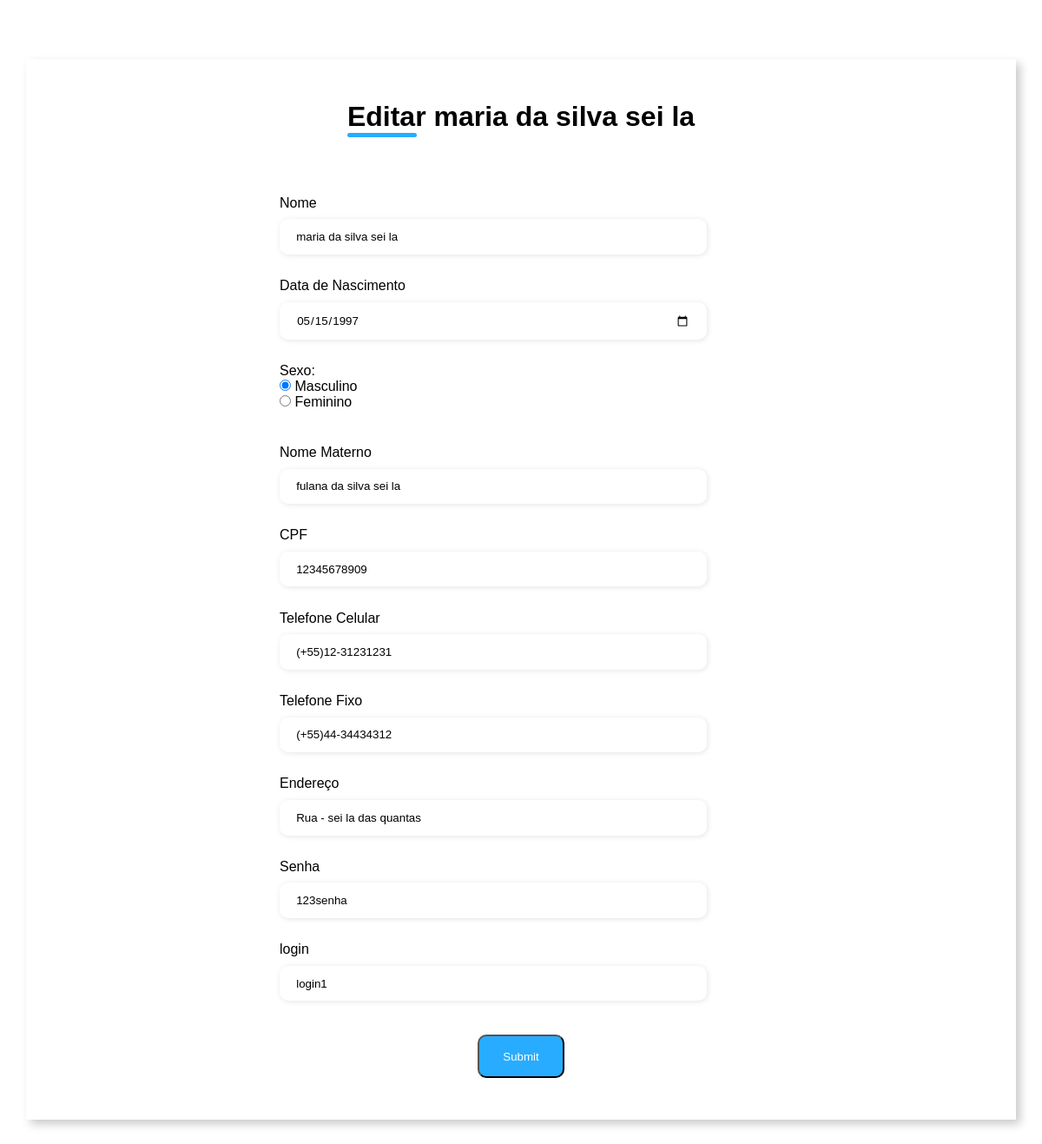
The page /edit.php?id=1 on the database its author committed.
### tables this page shows
create table USUARIO
(
ID mediumint not null auto_increment primary key, 
CPF numeric(11) not null,
NOME varchar(80) not null,
SEXO char(1) not null,
NOME_M varchar(80) not null,
LOGIN char(6) not null,
SENHA char(8) not null,
TEL_CEL char(16),
TEL_FIX char(16),
ENDERECO varchar (50),
status_USUARIO varchar(30) not null,
DT_ULT_VAL timestamp not null,
DATA_NASC date not null,
TIPO_USUARIO char(6) not null);

### edit.php (the view, shortened to what this page needs)
<?php
    if(!empty($_GET['id']))
    {
        include_once('conexao.php');
        $id = $_GET['id'];
        $sqlselect = "SELECT * FROM USUARIO WHERE ID=$id";
        $result = $conn->query($sqlselect);
        if($result->num_rows > 0){
            while($user_data = mysqli_fetch_assoc($result))
            {
                $cpf = $user_data["CPF"];
                $nome = $user_data["NOME"];
                $sexo = $user_data["SEXO"];
                $nome_m = $user_data["NOME_M"];
                $senha = $user_data["SENHA"];
                $tel_cel = $user_data["TEL_CEL"];
                $tel_fix = $user_data["TEL_FIX"];
                $endereco = $user_data["ENDERECO"];
                $data_nasc = $user_data["DATA_NASC"];
                $login = $user_data['LOGIN'];
            }
        }
    }
?>
<!DOCTYPE html>
<html lang="pt-br">
<head>
    <link href="./css/editCadastro.css" rel="stylesheet">
</head>
<body>
    <form id="confirm" class="FORM" action="saveEdit.php" method="POST" >
    <div class="container">
        <div class="form">
            <form action="#" method="POST">
            <div class="form-header">
                <div class="title">
                <h1> Editar <?php echo $nome ?> </h1>
                </div>
            </div>
            </form>
            <div class="input-group">
            <div class="input-box">
                <label for="nome"> Nome </label>
                <input id="nome" type="text" name="nome" value='<?php echo $nome ?>' placeholder="Digite seu nome">
            </div>
            <div class="input-box">
                <label for="datdaNasc"> Data de Nascimento </label>
                <input id="dataNasc" type="date" name="dataNasc" value='<?php echo $data_nasc ?>' placeholder="Digite sua Data de Nascimento">
            </div>
            <div class="gender-group">
            <p>Sexo:</p>
                <input type="radio" id="sexo-m" name="sexo" value="M" <?php echo ($sexo == 'M') ? 'checked' : '' ?>>
                    <label for="sexo-m">Masculino</label><br>
                <input type="radio" id="sexo-f" name="sexo" value="F" <?php echo ($sexo == 'F') ? 'checked' : '' ?>>
                    <label for="sexo-f">Feminino</label>
            </div>
            <div class="input-box">
                <label class='label-nomeMaterno' for="nomem"> Nome Materno </label>
                <input id="nomem" type="text" name="nomem" value='<?php echo $nome_m ?>' placeholder="Digite seu nome materno">
            </div>
            <div class="input-box">
                <label for="cpf"> CPF </label>
                <input id="cpf" type="text" name="cpf" value='<?php echo $cpf ?>' placeholder="Digite seu CPF">
            </div>
            <div class="input-box">
                <label for="telefoneCelular"> Telefone Celular </label>
                <input id="telefoneCelular" type="tel" name="telefoneCelular" value='<?php echo $tel_cel ?>' placeholder="(xx-xxxx-xxxx)">
            </div>
            <div class="input-box">
                <label for="telefone"> Telefone Fixo </label>
                <input id="telefone" type="tel" name="telefone" value='<?php echo $tel_fix ?>' placeholder="(xx-xxxxxxxx)">
            </div>
            <div class="input-box">
                <label for="endereco"> Endereço </label>
                <input id="endereco" type="text" name="endereco" value='<?php echo $endereco ?>' placeholder="Digite seu endereço completo">
            </div>
            <div class="input-box">
                <label for="senha"> Senha </label>
                <input id="senha" type="text" name="senha" value='<?php echo $senha ?>' placeholder="Digite a senha">
            </div>
            <div class="input-box">
                <label for="login"> login </label>
                <input id="login" type="text" name="login" value='<?php echo $login ?>' placeholder="Digite o login">
            </div>
            </div>
            <div class="continue-button">
                <input class="submit" type="submit" name="update" id="update">
            </div>
        </div>
    </div>
    </form>
</body>
</html>

### css/editCadastro.css (style rules this page uses)
* { padding: 0; margin: 0; box-sizing: border-box; font-family: sans-serif; }
body { width: 100%; height: 100vh; display: flex; justify-content: center; align-items: center; background: #ffffff; }
.container { width: 80vw; height: 100vh; display: flex; justify-content: space-around; box-shadow: 5px 5px 10px rgba(0, 0, 0, .212); }
.FORM { width: 100%; height: 100%; display: flex; justify-content: space-around; }
.form { width: 60%; display: flex; justify-content: center; align-items: center; flex-direction: column; background-color: #fff; padding: 3rem; }
.form-header { margin-bottom: 3rem; display: flex; justify-content: space-between; }
.form-header h1::after { content: ''; display: block; width: 5rem; height: 0.3rem; background-color: #009dffd7; margin: 0 auto; position: absolute; border-radius: 10px; }
.input-group { display: flex; flex-wrap: wrap; justify-content: space-between; padding: 1rem; }
.input-box { display: flex; flex-direction: column; margin-bottom: 1.1rem; width: 48%; }
.input-box input { margin: 0.6rem 0; padding: 0.8rem 1.2rem; border: none; border-radius: 10px; box-shadow: 1px 1px 6px #0000001c; }
.submit { background: #009dffd7; color: white; border-style: outset; border-radius: 10px; height: 50px; width: 100px; cursor: pointer; }
@media screen and (max-width:1360px) { .container { width: 95vw; height: 90vh; } }
@media screen and (max-width:1360px) { .input-group { flex-direction: column; overflow-y: scroll; flex-wrap: nowrap; padding-right: 5rem; margin-top: 0.5rem; width: 100%; } }
@media screen and (max-width:1360px) { .label-nomeMaterno { margin-top: 40px; } }
@media screen and (max-width:1360px) { .input-box { display: flex; flex-direction: column; margin-bottom: 1.1rem; width: 100%; } }

### rows shown on the page
usuario: NOME "maria da silva sei la", nome "maria da silva sei la", dataNasc "05/15/1997", SEXO "☑ Masculino", SEXO "☐ Feminino", nomem "fulana da silva sei la", cpf "12345678909", telefoneCelular "(+55)12-31231231", telefone "(+55)44-34434312", endereco "Rua - sei la das quantas", senha "123senha", login "login1"
